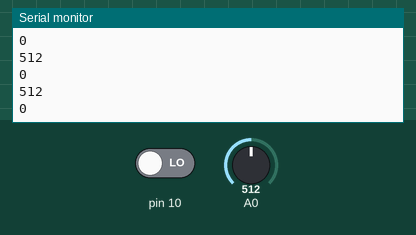
Recording of a sketch running on a simulated Arduino Uno, built with avr-gcc and run on an emulated ATmega328P. Shown: the last lines printed to the serial monitor. The inputs (shaded band) are chosen by the test bench; at power-on: A0 = 512, pin 10 LOW.

Above: at 1.2 s.
1.3 s: A0 set to 716
At 1.31 s:
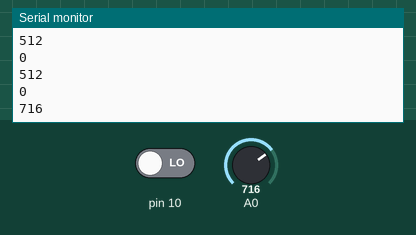
2.8 s: pin 10 driven HIGH
At 2.82 s:
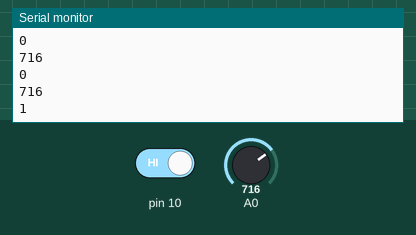
4.3 s: A0 set to 900
At 4.32 s:
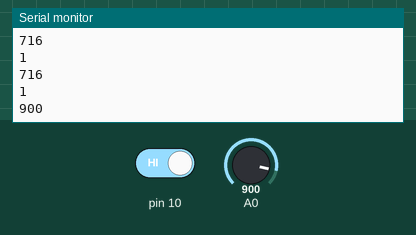
Timing chart, 0 to 7.3 s (numbered marks = the images above; inputs shaded):
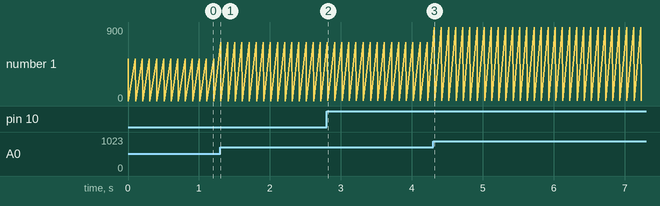

The sketch:

Probador_de_detector_de_lluvia.ino
```cpp
// Entrada analogica: A0
// Entrada digital: pin 10

void setup() {
  Serial.begin(9600);
  pinMode(10, INPUT);
}

void loop() {
  Serial.println(analogRead(A0)); //lectura analógica
  Serial.println(digitalRead(10)); //lectura digital
  delay(100);
}
```

Measured:
- after the input at 1.3 s, the serial monitor: prints a new line at once (image 1)
- after the input at 2.8 s, the serial monitor: prints a new line at once (image 2)
- after the input at 4.3 s, the serial monitor: prints a new line at once (image 3)
- plotted number 1: 0 → 1 after the input at 2.8 s
